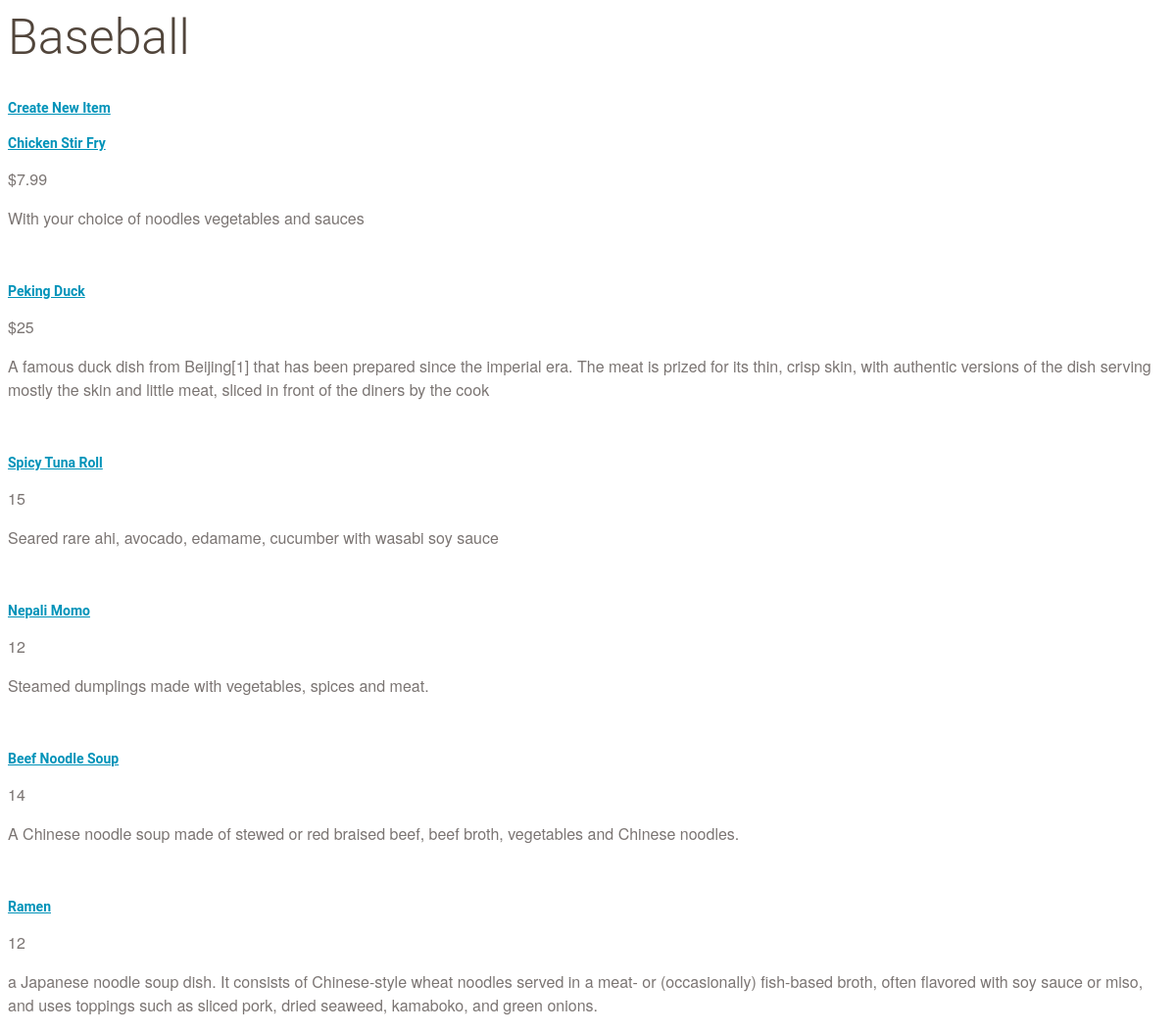
/catalog/Baseball/items, run on an earlier commit of the app's database.
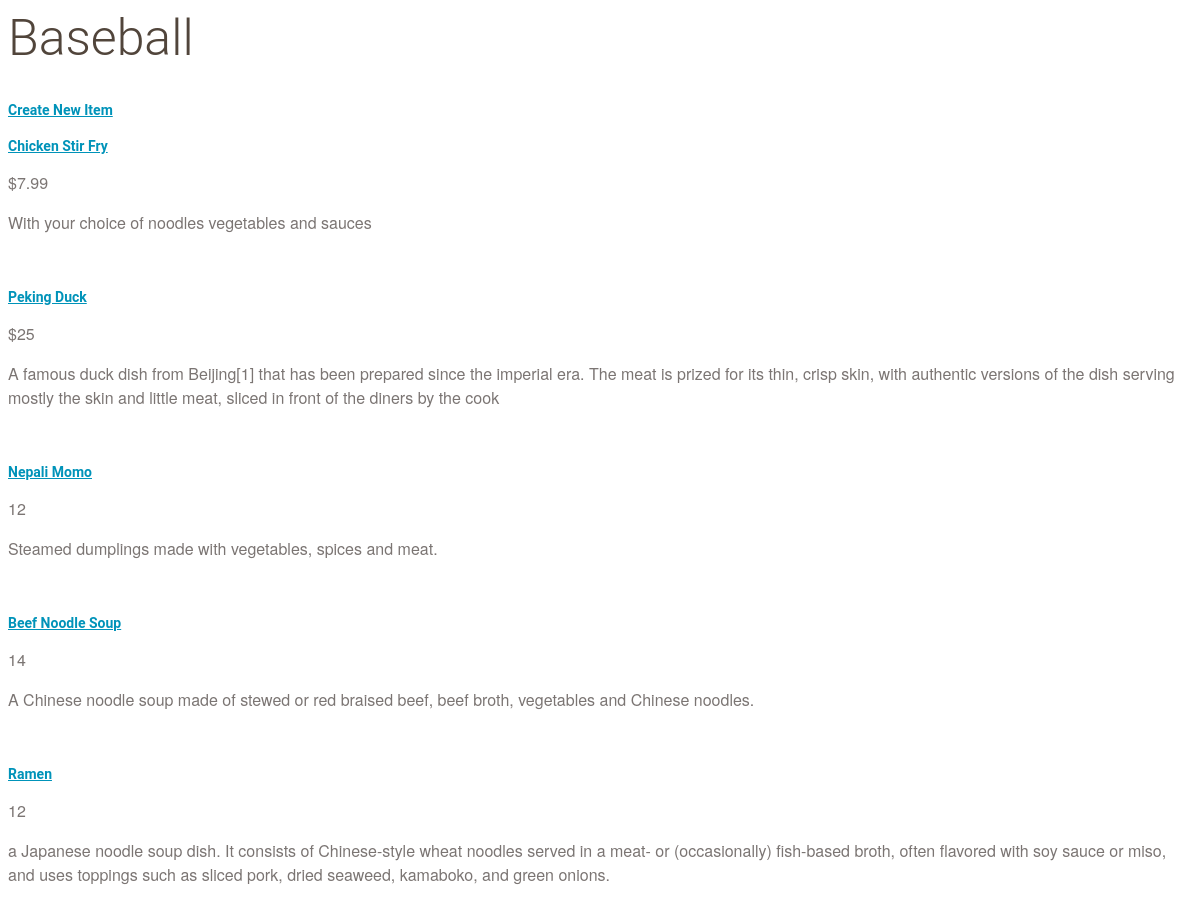
And on a later commit of the database.
### database_setup.py (models this page shows)
class Item(Base):
    __tablename__ = 'item'
    name =Column(String(80), nullable = False)
    id = Column(Integer, primary_key = True)
    description = Column(String(250))
    price = Column(String(8))
    picture = Column(String(250), nullable = True)
    category_id = Column(Integer,ForeignKey('category.id'))
    date_creation = Column(DateTime(timezone=True), server_default=func.now())
    date_update = Column(DateTime(timezone=True), server_default=func.now())
    category = relationship(Category)
    user_id = Column(Integer,ForeignKey('user.id'))
    user = relationship(User)

### application.py (the view)
@app.route('/catalog/<string:category_name>/items')
def showItems(category_name):
    category = session.query(Category).filter_by(name=category_name).one()
    items = session.query(Item).filter_by(category_id=category.id).all()
    return render_template('items.html', category_name=category.name, items=items)

### templates/items.html (shortened to what this page needs)
<html>
<head>
	</head><link rel=stylesheet type=text/css href="{{ url_for('static', filename='styles.css') }}">
	<body>
	<div class='pane'>
		<div class='header'>
		<h1>{{ category_name }}</h1>
	</div>
	<a href = '{{url_for('newItem', category_name=category_name)}}''>Create New Item</a>
    {% if items %}
    {% for i in items %}
    <div class='nameAndPrice'>
    	<span class=name>
    		<a href='{{url_for('infoItem', category_name=category_name, item_name=i['name'] )}}' > {{i['name']}}</a>
    	</span>
	    <span class=price><p>{{i['price']}} </p></span>
    </div>
    <div class='description'>
		<p>{{i['description']}}</p>
	</div>
		{% endfor %}
    {% else %}
    </br>
    </br>
      <h3>you currently have not  items yet</h3>
    {% endif %}
</div>
	</body>
</html>

What changed in the data, as far as the page shows it:
removed Item: name "Spicy Tuna Roll", price "15", description "Seared rare ahi, avocado, edamame, cucumber with wasabi soy sauce"
